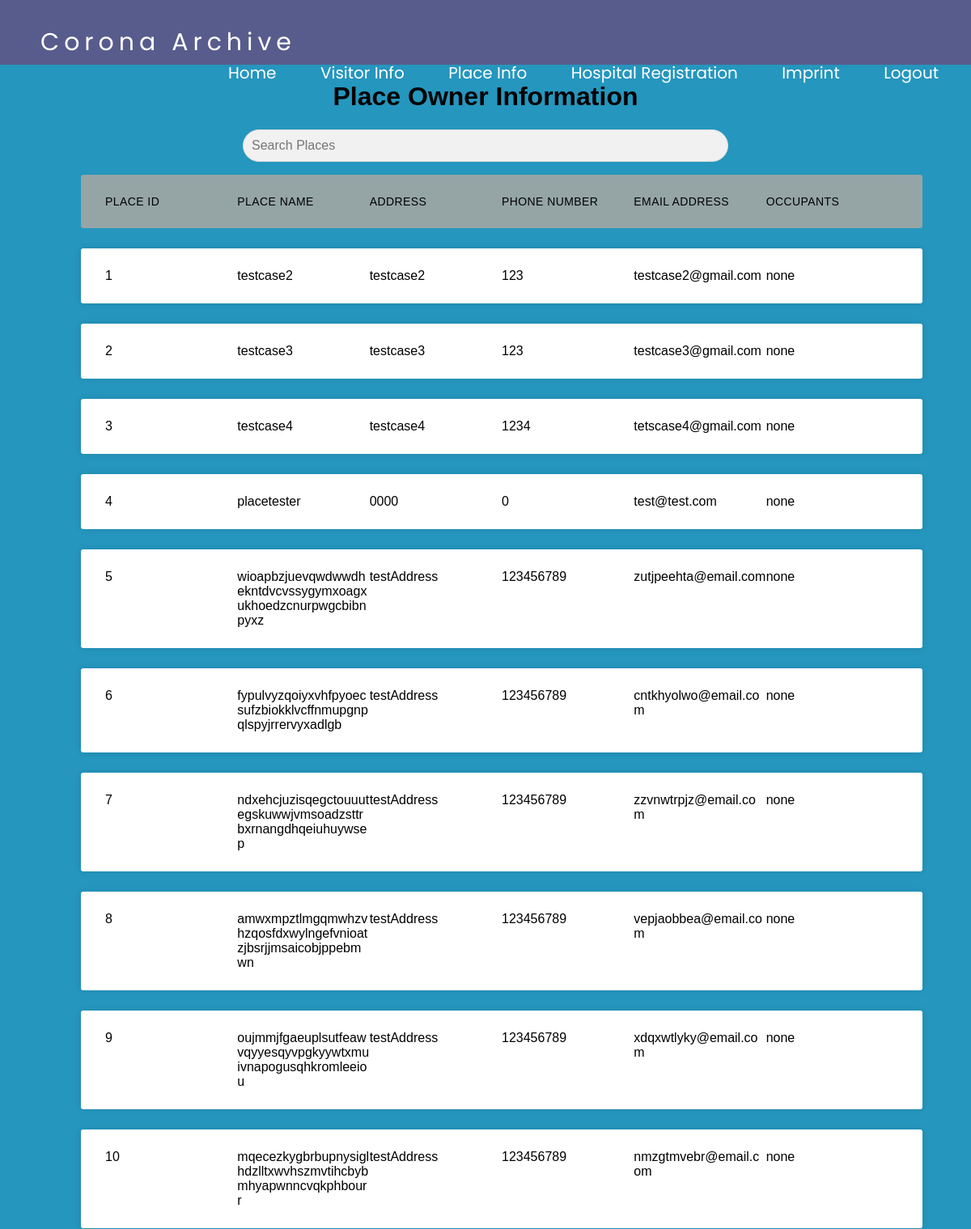
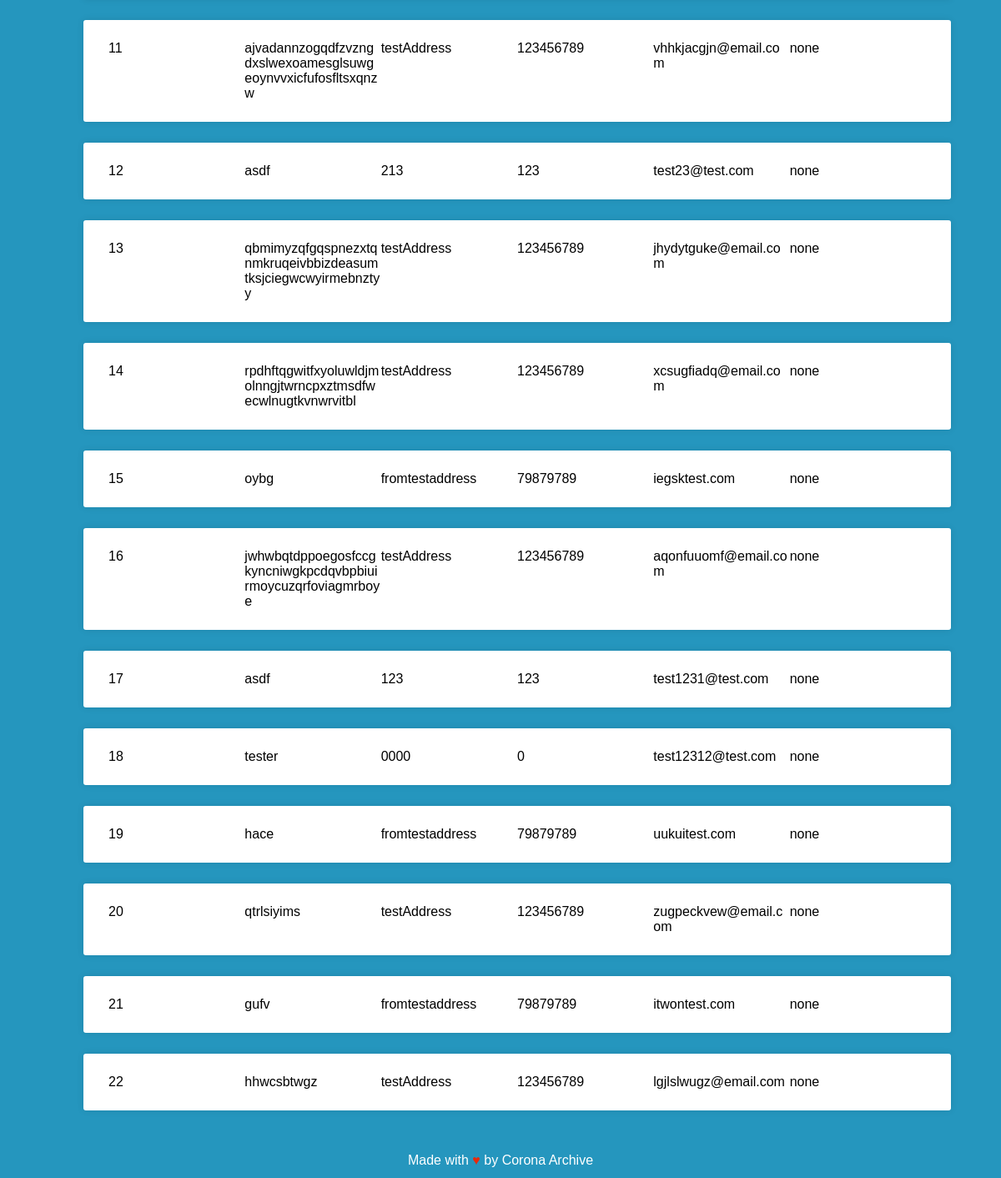
Screenshot of /place_info (signed in) with the database file from the repository (2 pictures, top to bottom).
### tables this page shows
CREATE TABLE "Places" (
    "id" INTEGER PRIMARY KEY,
    "name" VARCHAR(128) NOT NULL,
    "password" VARCHAR (256) NOT NULL,
    "address" VARCHAR(128) NOT NULL,
    "phone_number" INTEGER,
    "email" VARCHAR (64),
    "occupants" VARCHAR(2048) NOT NULL -- string to store all visitors in location
);

### views/agency.py (the view)
def placeinfo():
    usertype = session.get('userType')
    if usertype != 'Agency':
        flash("SORRY NOT AUTHORIZED")
        return redirect(url_for('login'))
    if 'userId' in session:
        connection = sqlite3.connect(database)
        cursor = connection.cursor()
        loggedInUser = cursor.execute(
            f"SELECT name FROM {session.get('userType')} WHERE id='{session.get('userId')}'").fetchone()
        place_owners = cursor.execute("SELECT * FROM Places").fetchall()
        return render_template("place_owner_info.html", places=place_owners)
    else:
        flash("You need to login to access the home page.")
        return redirect(url_for('login'))

### templates/place_owner_info.html (shortened to what this page needs)
{% extends 'base.html' %} {% block head %}
<link
  rel="stylesheet"
  type="text/css"
  href="{{ url_for('static', filename='css/table.css')}}"
/>
{% endblock %} {% block content %} {% include 'navbar.html' %}
<main class="content">
  <h1>Place Owner Information</h1>
  <input
    type="text"
    id="search-input"
    onkeyup="search('search-input','places-table')"
    placeholder="Search Places"
  />
  <ul class="responsive-table">
    <li class="table-header">
      <div class="col col-1">Place Id</div>
      <div class="col col-2">Place Name</div>
      <div class="col col-3">Address</div>
      <div class="col col-4">Phone Number</div>
      <div class="col col-5">Email Address</div>
      <div class="col col-6">Occupants</div>
    </li>
    <div id="places-table">
      {% for place in places %}
      <li class="table-row">
        <div class="col col-1" data-label="Job Id">{{ place[0] }}</div>
        <div class="col col-2" data-label="Customer Name">{{ place[1] }}</div>
        <div class="col col-3" data-label="Amount">{{ place[3] }}</div>
        <div class="col col-4" data-label="Payment Status">{{ place[4] }}</div>
        <div class="col col-5" data-label="Payment Status">{{ place[5] }}</div>
        <div class="col col-6" data-label="Payment Status">{{ place[6] }}</div>
      </li>
      {% endfor %}
    </div>
  </ul>
  {% endblock %}

### static/css/base.css (style rules this page uses)
* { box-sizing: border-box; }
html, body { font-family: "Poopins", sans-serif; }
html { padding: 0; margin: 0; }
body { margin: 0; padding: 0px; background-color: rgba(37, 150, 190); width: 100%; margin-left:auto; margin-right:auto; }
.content { display: flex; justify-content: center; align-items: center; flex-direction: column; width: 100%; height: 100%; }
h1 { text-align:center; }
li { text-align: left; }

### static/css/table.css (style rules this page uses)
.responsive-table { min-width: 90%; }
#search-input { width: 50%; padding: 10px; border: 1px solid #ddd; border-radius: 24px; font-size: 16px; background-color: #f1f1f1; }
.responsive-table li { border-radius: 3px; padding: 25px 30px; display: flex; justify-content: space-between; margin-bottom: 25px; }
.responsive-table .table-header { background-color: #95a5a6; font-size: 14px; text-transform: uppercase; letter-spacing: 0.03em; }
.responsive-table .table-row { background-color: #ffffff; box-shadow: 0px 0px 9px 0px rgba(0, 0, 0, 0.1); }
.responsive-table .col-1 { flex-basis: 100%; overflow-wrap: anywhere; }
.responsive-table .col-2 { flex-basis: 100%; overflow-wrap: anywhere; }
.responsive-table .col-3 { flex-basis: 100%; overflow-wrap: anywhere; }
.responsive-table .col-4 { flex-basis: 100%; overflow-wrap: anywhere; }
.responsive-table .col-5 { flex-basis: 100%; overflow-wrap: anywhere; }
.responsive-table .col-6 { flex-basis: 100%; overflow-wrap: anywhere; }

### rows the page displays
Places: id "1", name "testcase2", address "testcase2", phone_number "123", email "testcase2@gmail.com", occupants "none"
Places: id "2", name "testcase3", address "testcase3", phone_number "123", email "testcase3@gmail.com", occupants "none"
Places: id "3", name "testcase4", address "testcase4", phone_number "1234", email "tetscase4@gmail.com", occupants "none"
Places: id "4", name "placetester", address "0000", phone_number "0", email "test@test.com", occupants "none"
Places: id "5", name "wioapbzjuevqwdwwdhekntdvcvssygymxoagxukhoedzcnurpwgcbibnpyxz", address "testAddress", phone_number "123456789", email "zutjpeehta@email.com", occupants "none"
Places: id "6", name "fypulvyzqoiyxvhfpyoecsufzbiokklvcffnmupgnpqlspyjrrervyxadlgb", address "testAddress", phone_number "123456789", email "cntkhyolwo@email.com", occupants "none"
Places: id "7", name "ndxehcjuzisqegctouuutegskuwwjvmsoadzsttrbxrnangdhqeiuhuywsep", address "testAddress", phone_number "123456789", email "zzvnwtrpjz@email.com", occupants "none"
Places: id "8", name "amwxmpztlmgqmwhzvhzqosfdxwylngefvnioatzjbsrjjmsaicobjppebmwn", address "testAddress", phone_number "123456789", email "vepjaobbea@email.com", occupants "none"
Places: id "9", name "oujmmjfgaeuplsutfeawvqyyesqyvpgkyywtxmuivnapogusqhkromleeiou", address "testAddress", phone_number "123456789", email "xdqxwtlyky@email.com", occupants "none"
Places: id "10", name "mqecezkygbrbupnysiglhdzlltxwvhszmvtihcbybmhyapwnncvqkphbourr", address "testAddress", phone_number "123456789", email "nmzgtmvebr@email.com", occupants "none"
Places: id "11", name "ajvadannzogqdfzvzngdxslwexoamesglsuwgeoynvvxicfufosfltsxqnzw", address "testAddress", phone_number "123456789", email "vhhkjacgjn@email.com", occupants "none"
Places: id "12", name "asdf", address "213", phone_number "123", email "test23@test.com", occupants "none"
Places: id "13", name "qbmimyzqfgqspnezxtqnmkruqeivbbizdeasumtksjciegwcwyirmebnztyy", address "testAddress", phone_number "123456789", email "jhydytguke@email.com", occupants "none"
Places: id "14", name "rpdhftqgwitfxyoluwldjmolnngjtwrncpxztmsdfwecwlnugtkvnwrvitbl", address "testAddress", phone_number "123456789", email "xcsugfiadq@email.com", occupants "none"
Places: id "15", name "oybg", address "fromtestaddress", phone_number "79879789", email "iegsktest.com", occupants "none"
Places: id "16", name "jwhwbqtdppoegosfccgkyncniwgkpcdqvbpbiuirmoycuzqrfoviagmrboye", address "testAddress", phone_number "123456789", email "aqonfuuomf@email.com", occupants "none"
Places: id "17", name "asdf", address "123", phone_number "123", email "test1231@test.com", occupants "none"
Places: id "18", name "tester", address "0000", phone_number "0", email "test12312@test.com", occupants "none"
Places: id "19", name "hace", address "fromtestaddress", phone_number "79879789", email "uukuitest.com", occupants "none"
Places: id "20", name "qtrlsiyims", address "testAddress", phone_number "123456789", email "zugpeckvew@email.com", occupants "none"
Places: id "21", name "gufv", address "fromtestaddress", phone_number "79879789", email "itwontest.com", occupants "none"
Places: id "22", name "hhwcsbtwgz", address "testAddress", phone_number "123456789", email "lgjlslwugz@email.com", occupants "none"
